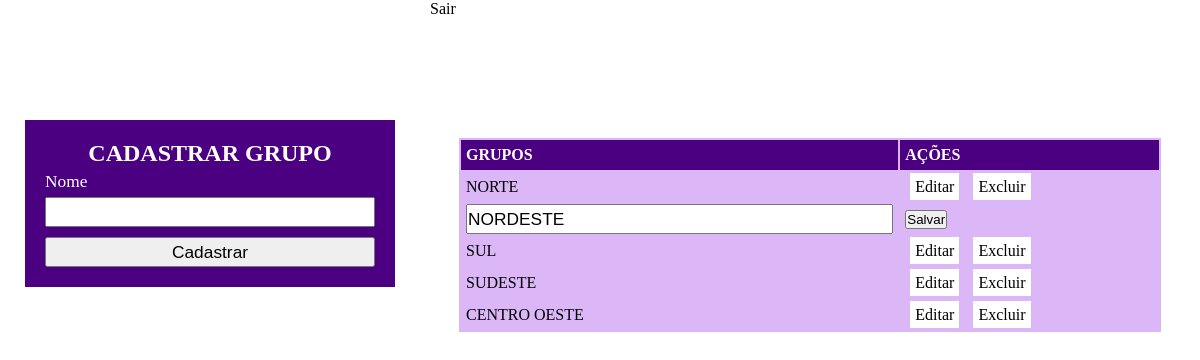
The page /grupo.php?ac=editar&id=2 (signed in) on the database its author committed.
### tables this page shows
CREATE TABLE `grupos` (
  `id_grupo` int(11) NOT NULL,
  `grupo_nome` varchar(100) NOT NULL
);

### CLASSES/Grupos.php (called while the page is built, shortened)
<?php
require_once "./CLASSES/conexao.php";
Class Grupo{
    public function buscarGrupos(){
        $pdo = new Conexao();
        $sql = $pdo->getPDO()->prepare("SELECT * FROM grupos");
        $sql->execute();
        return $sql->fetchAll(PDO::FETCH_OBJ);
    }
}
?>

### CLASSES/Conexao.php (called while the page is built, shortened)
<?php
Class Conexao{
  private $pdo;
  private $nome = "desafio_economapas";
  private $host = "localhost";
  private $usuario = "root";
  private $senha = "";
  public function getPDO(){
    return $this->conectar();
  }
  private function conectar(){
    try{
      $this->pdo = new PDO("mysql:dbname=".$this->nome.";host=".$this->host, $this->usuario, $this->senha);
    }
    catch(PDOException $e){
      $this->msgErro = $e->getMessage();
      printf("<div class=\"msg-erro\">{$this->msgErro}</div>");
    }
    return $this->pdo;
  }
}
?>

### grupo.php (the view, shortened to what this page needs)
<?php
 require_once "./CLASSES/Grupos.php";
 $Grupo = new Grupo();
 $id = isset($_GET["id"]) ? $_GET["id"] : null;
 $ac = isset($_GET["ac"]) ? $_GET["ac"] : null;
?>
<a href="sair.php">Sair</a>
<!DOCTYPE html>
<html>
<head>
    <link rel="stylesheet" href="CSS/areaPrivada.css">
</head>
<body>
    <section id="esquerda">
      <form method="post" action="">
        <h2>CADASTRAR GRUPO</h2>
        <label for="grupo">Nome</label>
        <input type="text" name="grupo_nome" id="UF">
        <input type="submit" value="Cadastrar">
      </form>
    </section>
    <section id="direita">
      <table id="tb-grupo">
        <tr id="titulo">
          <td>GRUPOS</td>
          <td>AÇÕES</td>
        </tr>
         <?php
         foreach($Grupo->buscarGrupos() as $grupo_nome):
          if($ac === 'editar' && $grupo_nome->id_grupo == $id){
            ?>
              <tr>
                <form method="get" action="">
                  <td>
                    <input type="text" name="novo-grupo-nome" value="<?php echo $grupo_nome->grupo_nome?>">
                  </td>
                  <td>
                    <button type="submit" class="link-editar">Salvar</button>
                  </td>
                </form>
              </tr>
            <?php
          } else {
            ?>
              <tr>
                <td>
                  <?php echo $grupo_nome->grupo_nome?>
                </td>
                <td>
                  <a class="link-editar" href="?ac=editar&id=<?php echo $grupo_nome->id_grupo?>">Editar</a>
                  <a class="link-excluir" href="?ac=excluir&id=<?php echo $grupo_nome->id_grupo?>">Excluir</a>
                </td>
              </tr>
            <?php
          }
         ?>
         <?php
         endforeach;
         ?>
      </table>
</html>

### CSS/areaPrivada.css (style rules this page uses)
* { margin: 0px; padding: 0px; }
label, input { display: block; line-height: 30px; height: 30px; outline: none; font-size: 13pt; width: 100%; }
form { width: 330px; background-color: #4b0082; color: #ffffff; padding: 20px; margin: 120px auto; }
input[type="submit"] { margin-top: 10px; cursor: pointer; }
h2 { text-align: center; }
#esquerda { width: 35%; float: left; }
#direita { width: 65%; float: left; }
table { background-color: #dcb7f7; width: 90%; margin: 120px auto; }
tr { line-height: 30px; }
tr#titulo { font-weight: bold; background-color: #4b0082; color: #ffffff; }
td { padding: 0px 5px; }
a { background-color: #ffffff; color: #000000; padding: 5px; margin: 0px 5px; text-decoration: none; }

### rows shown on the page
grupos: grupo_nome "NORTE"
grupos: novo-grupo-nome "NORDESTE"
grupos: grupo_nome "SUL"
grupos: grupo_nome "SUDESTE"
grupos: grupo_nome "CENTRO OESTE"
